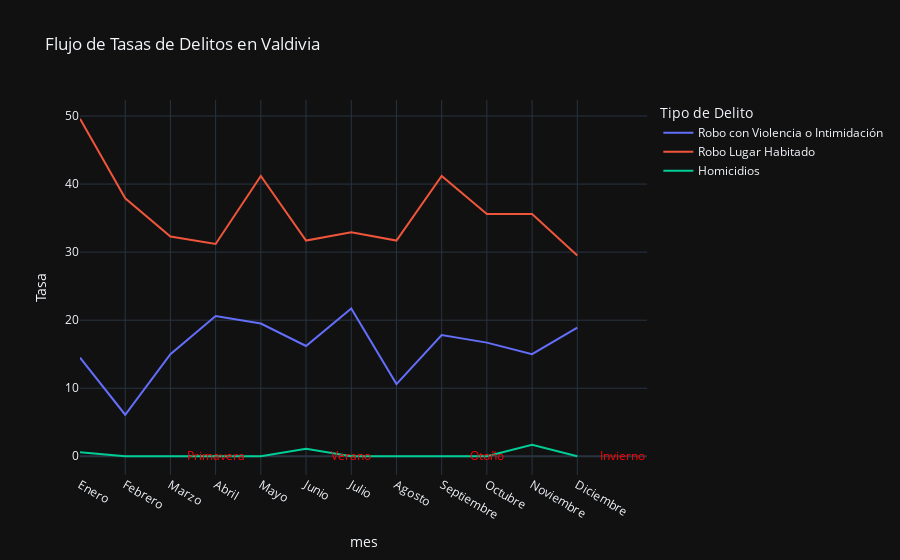

Notebook code for this chart:
### Code cell
# Crear el gráfico de tipo stream (usando px.line)
fig = px.line(df_valdivia, x="mes", y="tasa", color="delito", title="Flujo de Tasas de Delitos en Valdivia",
              labels={"tasa": "Tasa", "delito": "Tipo de Delito"},
              category_orders={"mes": ["Enero", "Febrero", "Marzo", "Abril", "Mayo", "Junio", "Julio", "Agosto", "Septiembre", "Octubre", "Noviembre", "Diciembre"]},
              template="plotly_dark")

# Agregar etiquetas de estaciones del año directamente sobre el gráfico
estaciones = {"Primavera": [3],
              "Verano": [6],
              "Otoño": [9],
              "Invierno": [12]}

for estacion, meses in estaciones.items():
    mes_central = (min(meses) + max(meses)) / 2
    fig.add_annotation(text=estacion, x=mes_central, y=0.1, showarrow=False, font=dict(color="rgba(255, 0, 0, 1)"))

# Mostrar el gráfico
fig.show()

### Figure 1 — Plotly figure (JSON) as saved in the notebook; plotly's stock layout.template omitted (floating-point values rounded to 4 significant figures)
{"data": [{"hovertemplate": "Tipo de Delito=Robo con Violencia o Intimidación<br>mes=%{x}<br>Tasa=%{y}<extra></extra>", "legendgroup": "Robo con Violencia o Intimidación", "line": {"color": "#636efa", "dash": "solid"}, "marker": {"symbol": "circle"}, "mode": "lines", "name": "Robo con Violencia o Intimidación", "orientation": "v", "showlegend": true, "type": "scatter", "x": ["Enero", "Febrero", "Marzo", "Abril", "Mayo", "Junio", "Julio", "Agosto", "Septiembre", "Octubre", "Noviembre", "Diciembre"], "xaxis": "x", "y": [14.5, 6.1, 15, 20.6, 19.5, 16.2, 21.7, 10.6, 17.8, 16.7, 15, 18.9], "yaxis": "y"}, {"hovertemplate": "Tipo de Delito=Robo Lugar Habitado<br>mes=%{x}<br>Tasa=%{y}<extra></extra>", "legendgroup": "Robo Lugar Habitado", "line": {"color": "#EF553B", "dash": "solid"}, "marker": {"symbol": "circle"}, "mode": "lines", "name": "Robo Lugar Habitado", "orientation": "v", "showlegend": true, "type": "scatter", "x": ["Enero", "Febrero", "Marzo", "Abril", "Mayo", "Junio", "Julio", "Agosto", "Septiembre", "Octubre", "Noviembre", "Diciembre"], "xaxis": "x", "y": [49.6, 37.9, 32.3, 31.2, 41.2, 31.7, 32.9, 31.7, 41.2, 35.6, 35.6, 29.5], "yaxis": "y"}, {"hovertemplate": "Tipo de Delito=Homicidios<br>mes=%{x}<br>Tasa=%{y}<extra></extra>", "legendgroup": "Homicidios", "line": {"color": "#00cc96", "dash": "solid"}, "marker": {"symbol": "circle"}, "mode": "lines", "name": "Homicidios", "orientation": "v", "showlegend": true, "type": "scatter", "x": ["Enero", "Febrero", "Marzo", "Abril", "Mayo", "Junio", "Julio", "Agosto", "Septiembre", "Octubre", "Noviembre", "Diciembre"], "xaxis": "x", "y": [0.6, 0, 0, 0, 0, 1.1, 0, 0, 0, 0, 1.7, 0], "yaxis": "y"}], "layout": {"annotations": [{"font": {"color": "rgba(255, 0, 0, 1)"}, "showarrow": false, "text": "Primavera", "x": 3, "y": 0.1}, {"font": {"color": "rgba(255, 0, 0, 1)"}, "showarrow": false, "text": "Verano", "x": 6, "y": 0.1}, {"font": {"color": "rgba(255, 0, 0, 1)"}, "showarrow": false, "text": "Otoño", "x": 9, "y": 0.1}, {"font": {"color": "rgba(255, 0, 0, 1)"}, "showarrow": false, "text": "Invierno", "x": 12, "y": 0.1}], "autosize": true, "legend": {"title": {"text": "Tipo de Delito"}, "tracegroupgap": 0}, "title": {"text": "Flujo de Tasas de Delitos en Valdivia"}, "xaxis": {"anchor": "y", "autorange": true, "categoryarray": ["Enero", "Febrero", "Marzo", "Abril", "Mayo", "Junio", "Julio", "Agosto", "Septiembre", "Octubre", "Noviembre", "Diciembre"], "categoryorder": "array", "domain": [0, 1], "range": [0, 12.45], "title": {"text": "mes"}, "type": "category"}, "yaxis": {"anchor": "x", "autorange": true, "domain": [0, 1], "range": [-2.918, 52.36], "title": {"text": "Tasa"}, "type": "linear"}}}
